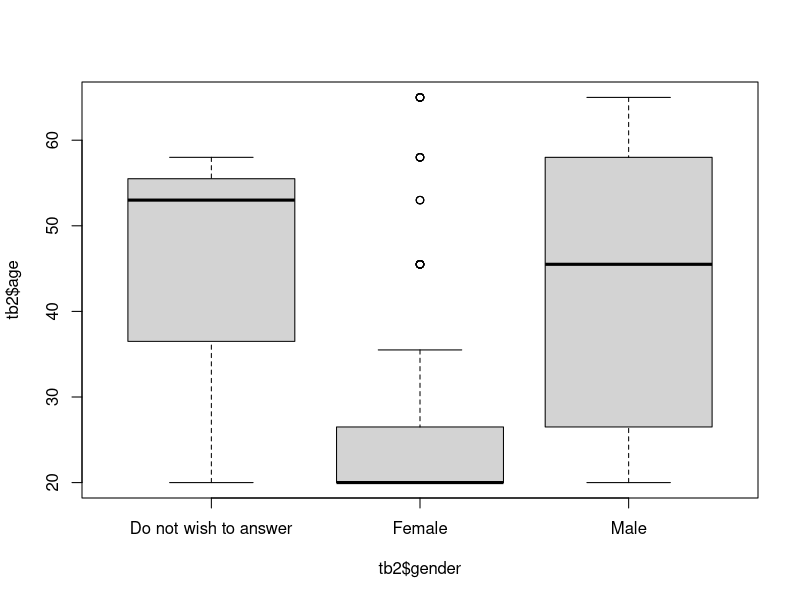
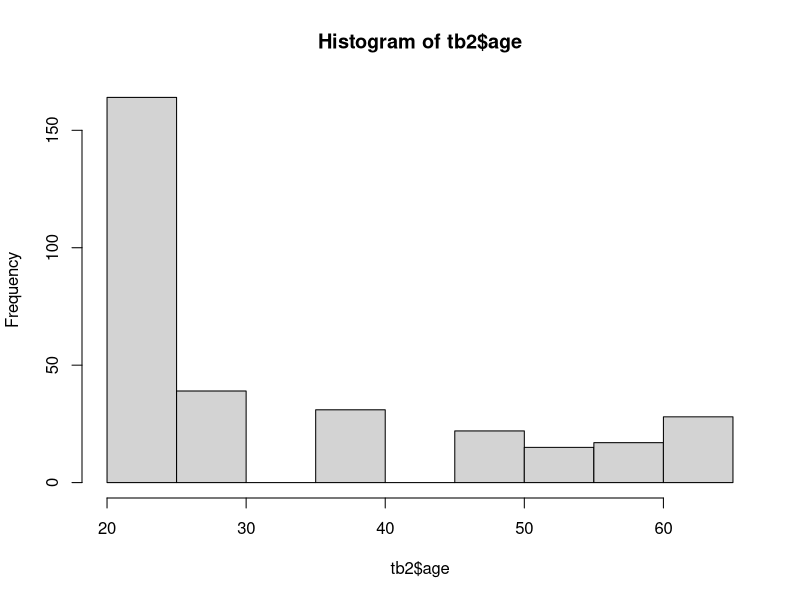
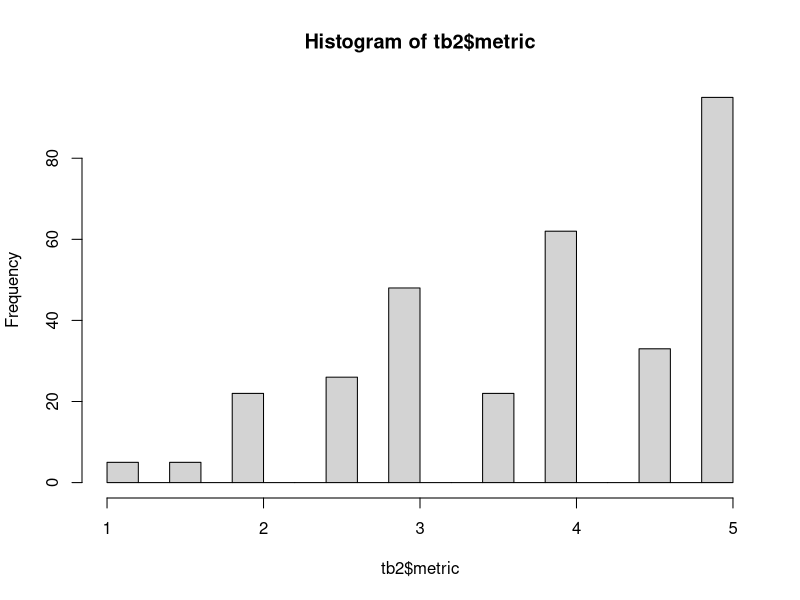
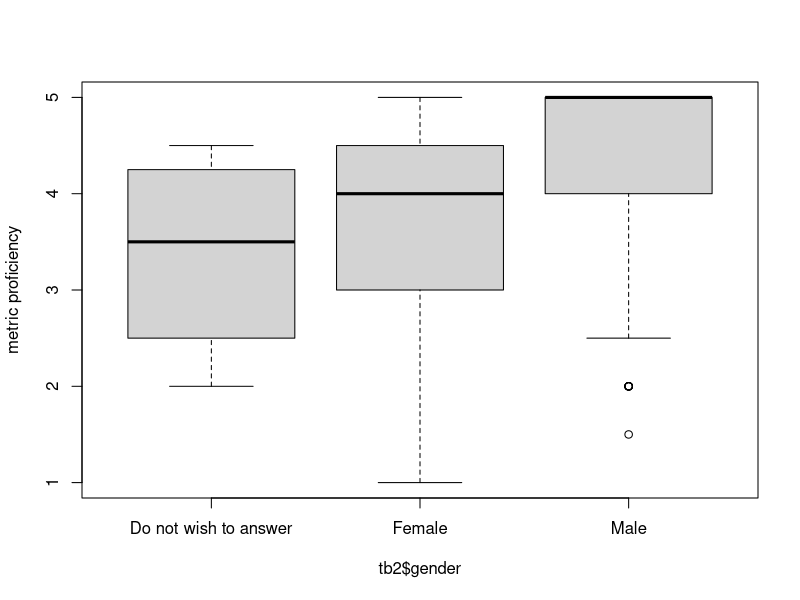
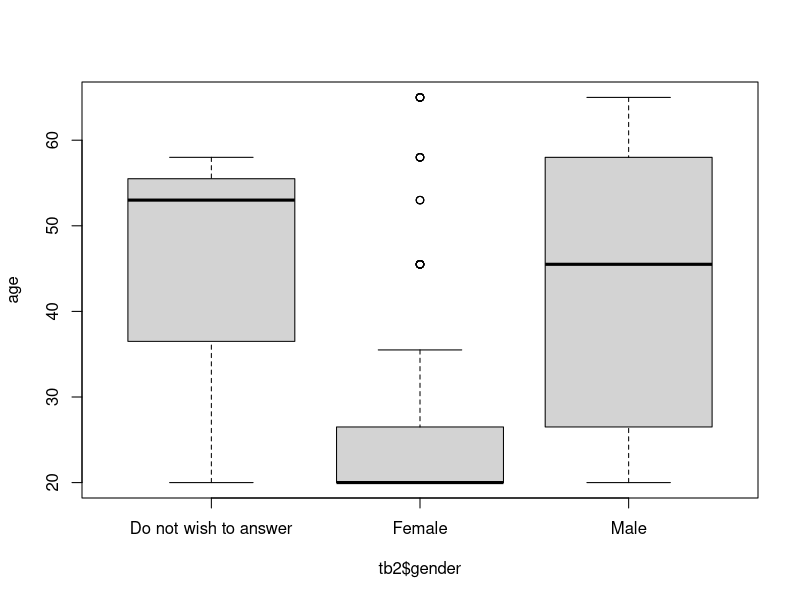
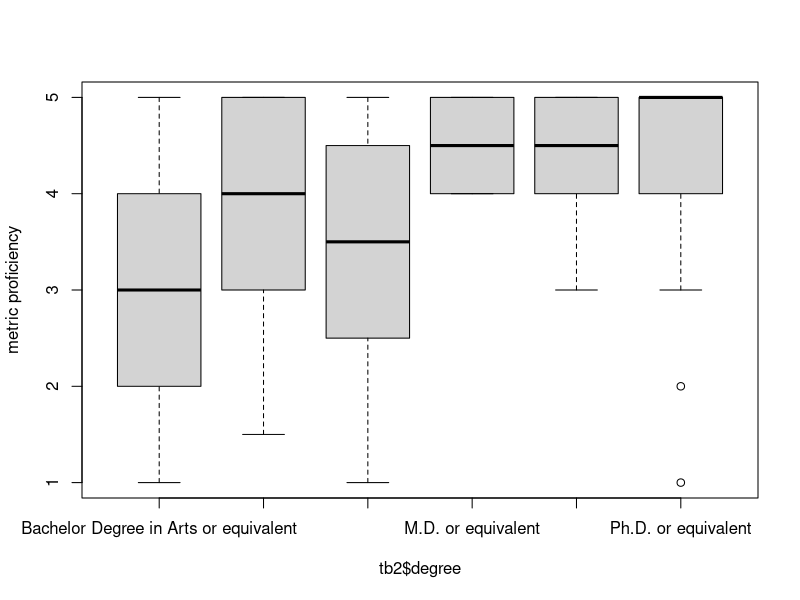
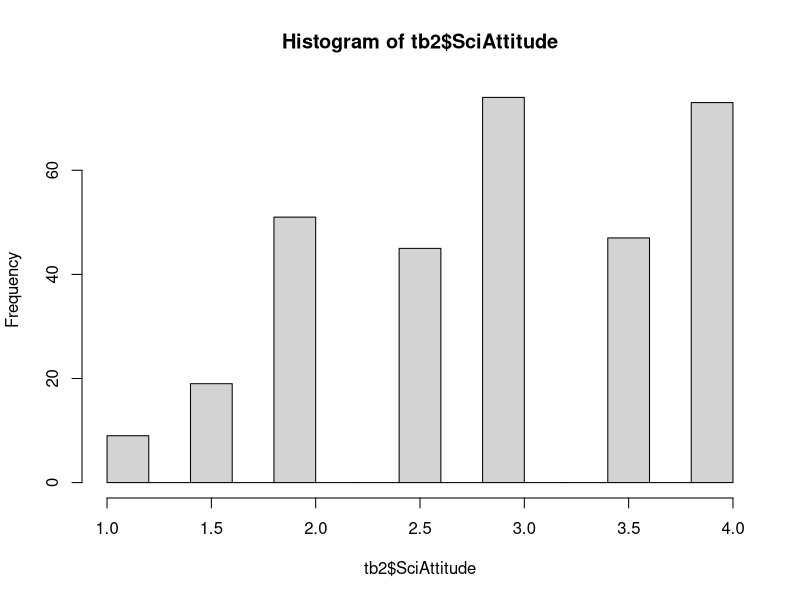
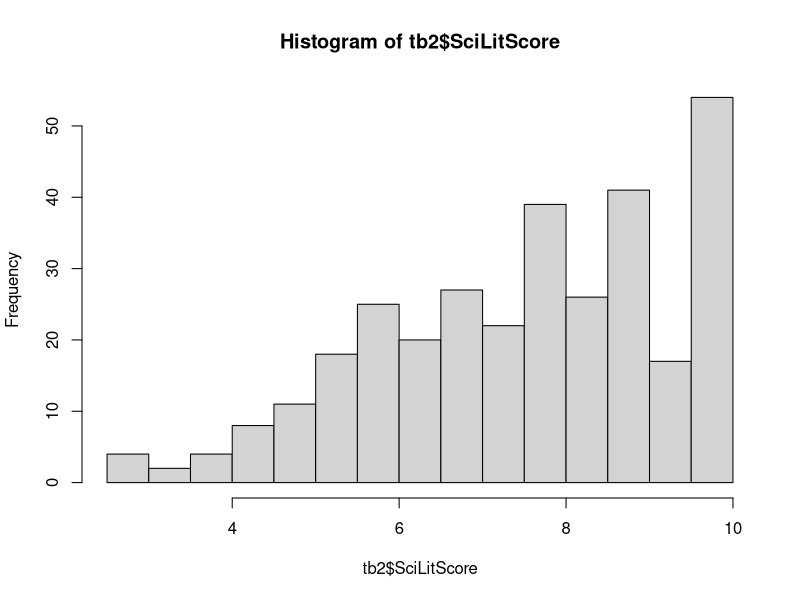

Generate these figures, in order, with R: (Note: this script raises an error after producing the figures.)
#2014 March 26
# Analysis of survey data for metrics, scientific literacy and attitude
# Hong Qin

#First, please change your working directory to the current one.
# On Mac, "Session"->"Setting working directory" -> "Source file location" 
# On Windows, "Tools"->"Setting working directory" ->"To Source file location". 

# You can see files in the current working directory
list.files()

#Read the survey data in csv format
# colClass specify that all columns will be treated as characters for now. 
tb.ori = read.csv("metric_survey_data.csv", colClass=rep("character", 24))
?str
str(tb.ori); 
tb.ori$Timestamp

tb = tb.ori  #make a copy because we will modify the table. 


names(tb.ori)
?names
#rename the columns with shortter names for convenience 
names(tb) = c("time","gender", "age", "degree", "country", "light", "shaq", "fossil", "kilo", "mm", 
        "food","inseam", "weather","electronCharge","earlyHuman", 
        "laser", "continents", "antibiotics", "electronSize","earthCenter",
        "religiousView","dailyLife","SciOnLife", "SciEffect")
str(tb)

#visual check of the renaming. 
# cbind is to combine columns. 
# substr is to take a portion of string variables.  
cbind (names(tb), substr(names(tb.ori), 1, 20))
?cbind

tb[1:5, 2:3]
#correct some input errors
# If there is no input of 'age'
tb$age[is.na(tb$age)] = 'Do not wish to answer'
table(tb$age)
?table
# If there is no input of 'gender'

tb$degree [is.na(tb$degree)] = 'Do not wish to answer'
table(tb$degree)


tb$gender[tb$gender=='']='Do not wish to answer'
table(tb$gender)


# dealing with missing values, add 'NA' to empty answers
# nested for-loops
for( i in 5:length(tb[, 1])) {  #outter for-loop 
  for( j in 5:length(tb[1, ])) {  #inner for-loop
    print( paste("i=", i, "j=", j) )
  }
}

for( i in 5:length(tb[, 1])) {  #outter for-loop 
  for( j in 5:length(tb[1, ])) {  #inner for-loop
    if ( is.na(tb[i, j]) ) {
      # do nothing
    } else if (tb[i,j]=='') {
      tb[i,j] = NA
    } 
  }
}





##### create a second table, convert character values to numerical values
tb2 = tb[,c(2,4,5)]  #this is the score table
head(tb2)

#calculate the average age for each category

?grep
tb2$age = NA
tb2$age[grep("18-22", tb$age)] = 18/2 + 22/2
tb2$age[grep("23-30", tb$age)] = 23/2 + 30/2
tb2$age[grep("31-40", tb$age)] = 31/2 + 40/2
tb2$age[grep("41-50", tb$age)] = 41/2 + 50/2
tb2$age[grep("51-55", tb$age)] = 51/2 + 55/2
tb2$age[grep("56-60", tb$age)] = 56/2 + 60/2
tb2$age[grep("More than 60 years", tb$age)] = 65
table(tb$age)
table(tb2$age)
summary(tb2$age)

#Visualize the data
table(tb2$age, tb2$gender)
boxplot( tb2$age ~ tb2$gender)

#histogram of age
hist(tb2$age)

###country 
table( tb$country )  #All the inputed 'countries'
tb2$country = 0  #for non-USA countries
tb2$country[tb$country=='United States'] = 1
table( tb2$country )

#have a look at some entries
head(tb2)

#double-check the columns
names(tb2)

######################
# The survey contains by 3 categories of questions
# 1) Metric proficiency
# 2) Scientific literacy
# 3) Attitude toward science
# We will calculate the score of each categoriy separately and then apply regressions. 

### Here are the columns for the 3 categories
metrics = c("shaq", "kilo", "mm", "inseam", "weather")
sciLiteracy = c("light", "fossil", "food", "electronCharge", 
                "earlyHuman", "laser", "continents", "antibiotics",
                "electronSize", "earthCenter")
sciAttitude = c("religiousView", "dailyLife", "SciOnLife", "SciEffect")

########calculate the metric scores
tb2$shaq = 0.5
tb2$shaq[ tb$shaq=='Yes' ] = 1
tb2$shaq[ tb$shaq=='No' ] = 0
table(tb2$shaq)

tb2$kilo = 0
tb2$kilo[ tb$kilo=='1000 x' ] = 1
table(tb2$kilo)

tb2$mm=0
tb2$mm[ tb$mm==0.145 ] = 1
table(tb2$mm)
table(tb$mm)

tb2$inseam = 0.5
tb2$inseam[tb$inseam=="This person is short"] = 1
tb2$inseam[tb$inseam=="This person is tall"] = 0
table(tb2$inseam)

tb2$weather = 0.5
tb2$weather[tb$weather=="A Short sleeve shirt"] = 1
tb2$weather[tb$weather=="A winter coat"] = 0
table(tb$weather)
table(tb2$weather)

######### summarize the metric proficiency score
#metrics = c("shaq", "kilo", "mm", "inseam", "weather")
#metric total score
tb2$metric = apply( tb2[, metrics], MARGIN=1, FUN=sum )
hist(tb2$metric, br=20)


#Do females tend to be less profient in metric usage? 
boxplot( tb2$metric ~ tb2$gender, ylab="metric proficiency" )

t.test(tb2$metric[tb2$gender=='Female'], tb2$metric[tb2$gender=='Male'])
#Does this mean that females are more uncomfortable with metric usage?

# Female participants tend to be younger
boxplot( tb2$age ~ tb2$gender, ylab='age')

# More female participants with Bachelor degrees
table( tb2$gender, tb2$degree )

boxplot( tb2$metric ~ tb2$degree, ylab='metric proficiency')

# Multiple regression
m1 = lm( tb2$metric ~ tb2$degree )
summary(m1)

m2 = lm( tb2$metric ~ tb2$age )
summary(m2)

m3 = lm( tb2$metric~ tb2$gender + tb2$degree + tb2$age )
summary(m3)


#######calcualte the science attitude scores
#sciAttitude = c("religiousView", "dailyLife", "SciOnLife", "SciEffect")
# "My religious views are more important than scientific views
tb2$religiousView = 0.5
tb2$religiousView[grep("No", tb$religiousView)] = 1
tb2$religiousView[grep("Yes", tb$religiousView)] = 0
table(tb2$religiousView)
table(tb$religiousView)

# "For me, in my daily life, it is not important to know about science"
tb2$dailyLife = 0.5
tb2$dailyLife[ tb$dailyLife=='TRUE' ] = 0
tb2$dailyLife[ tb$dailyLife=='FALSE' ] = 1
table(tb2$dailyLife)

# "Science and technology are making our lives healthiers, easiers and more comfortable."
tb2$SciOnLife = 0.5
tb2$SciOnLife[ tb$SciOnLife=='TRUE' ] = 1
tb2$SciOnLife[ tb$SciOnLife=='FALSE' ] = 0
table(tb2$SciOnLife)

# "The benefits of sciences are greaters than any harmful effects that it may have."
tb2$SciEffect = 0.5
tb2$SciEffect[ tb$SciEffect=='TRUE' ] = 1
tb2$SciEffect[ tb$SciEffect=='FALSE' ] = 0
table( tb2$SciEffect )

#sciAttitude = c("religiousView", "dailyLife", "SciOnLife", "SciEffect")
#Attitude total score
tb2$SciAttitude = apply( tb2[, sciAttitude], MARGIN=1, FUN=sum)
hist(tb2$SciAttitude, br=20)


###########calculate scientific literacy
#sciLiteracy = c("light", "fossil", "food", "electronCharge", 
#                "earlyHuman", "laser", "continents", "antibiotics", "electronSize", "earthCenter")
tb2$light = 0.5
tb2$light[ tb$light=='TRUE' ] =1
tb2$light[ tb$light=='Wrong' ] =0
table(tb$light)
table(tb2$light)

tb2$fossil = 0.5
tb2$fossil[ tb$fossil=='6 million and 5 years old' ] = 0
tb2$fossil[grep('Still', tb$fossil)] = 1;
table(tb$fossil)
table(tb2$fossil)

tb2$food = 0.5
tb2$food[ tb$food=='Dis-agree' ] = 1
tb2$food[grep('Agree', tb$food)] = 0; 
table(tb$food)
table(tb2$food)

tb2$electronCharge = 0
tb2$electronCharge[grep('Positive', tb$electronCharge)] = 1; 
table(tb$electronCharge)
table(tb2$electronCharge)

tb2$earlyHuman = 0.5
tb2$earlyHuman[grep('TRUE', tb$earlyHuman)] = 0; 
tb2$earlyHuman[grep('FALSE', tb$earlyHuman)] = 1; 
table(tb$earlyHuman)
table(tb2$earlyHuman)

tb2$earlyHuman = 0.5
tb2$earlyHuman[grep('TRUE', tb$earlyHuman)] = 0; 
tb2$earlyHuman[grep('FALSE', tb$earlyHuman)] = 1; 
table(tb$earlyHuman)
table(tb2$earlyHuman)

tb2$laser = 0.5
tb2$laser[grep('TRUE', tb$laser)] = 0; 
tb2$laser[grep('FALSE', tb$laser)] = 1; 
table(tb$laser)
table(tb2$laser)

tb2$continents = 0.5
tb2$continents[grep('TRUE', tb$continents)] = 1; 
tb2$continents[grep('FALSE', tb$continents)] = 0; 
table(tb$continents)
table(tb2$continents)

tb2$antibiotics = 0.5
tb2$antibiotics[grep('TRUE', tb$antibiotics)] = 0; 
tb2$antibiotics[grep('FALSE', tb$antibiotics)] = 1; 
table(tb$antibiotics)
table(tb2$antibiotics)

tb2$electronSize = 0.5
tb2$electronSize[grep('True', tb$electronSize)] = 1; 
tb2$electronSize[grep('FALSE', tb$electronSize)] = 0; 
table(tb$electronSize)
table(tb2$electronSize)

tb2$earthCenter = 0.5
tb2$earthCenter[grep('TRUE', tb$earthCenter)] = 1; 
tb2$earthCenter[grep('FALSE', tb$earthCenter)] = 0; 
table(tb$earthCenter)
table(tb2$earthCenter)

#sciLiteracy = c("light", "fossil", "food", "electronCharge", 
#                "earlyHuman", "laser", "continents", "antibiotics", "electronSize", "earthCenter")

tb2$SciLitScore = apply( tb2[, sciLiteracy], MARGIN=1, FUN=sum ) #by row
hist(tb2$SciLitScore, br=20)


#########################
## regression analyses
#summary(tb); str(tb)

#remove rows with missing age from analysis. Missing age can cause bugs in anova model comparisons. 
tb2 = tb2[!is.na(tb2$age), ] 

summary(tb2)
str(tb2); 

pairs(tb2[, c("metric", "SciLitScore", "SciAttitude")])
summary(lm(tb2$SciLitScore ~ tb2$metric )) #significant
summary(lm(tb2$SciAttitude ~ tb2$metric )) #significant
summary(lm(tb2$SciAttitude ~ tb2$SciLitScore )) #significant
summary(lm(tb2$SciAttitude ~ tb2$age )) #significant
summary(lm(tb2$metric ~ tb2$age )) #significant

summary(lm(tb2$SciAttitude ~ tb2$SciLitScore + tb2$metric )) #significant
## metric -> SciAttitude and SciLitScore


summary(lm(tb2$SciAttitude ~ tb2$metric + tb2$age + tb2$gender + tb2$country  )) #only metric is significant
summary(lm(tb2$SciLitScore ~ tb2$metric + tb2$age + tb2$gender + tb2$country  )) #only metric is significant

summary(lm(tb2$SciLitScore ~ tb2$country)) #p=0.0009, but seems due to metric?  
summary(lm(tb2$SciLitScore ~ tb2$metric + tb2$country  )) #only metric is significant

summary(lm(tb2$SciAttitude ~ tb2$country)) #p=0.0127, but seems due to metric?  
summary(lm(tb2$SciAttitude ~ tb2$country + tb2$metric)) #country not significant when controled for metric 


plot( tb2$SciLitScore ~ jitter(tb2$metric), xlab='Metric Proficiency', ylab='Scientific Literacy', ylim=c(2,10) )
m1 = lm(tb2$SciLitScore ~ tb2$metric )
abline(m1, col='red')
summary(m1)
text(2, 2.5, "SciLit ~ Metric, R2=0.26, p<0.001", col="red", pos=4)
#abline(m2, col='blue')
summary(m2)
m2 = lm(tb2$SciLitScore ~ tb2$metric + tb2$age)
anova(m1, m2)
m3 = lm(tb2$SciLitScore ~ tb2$metric + tb2$age + tb2$gender)
summary(m3)
anova(m2,m3)
m4 = lm(tb2$SciLitScore ~ tb2$metric + tb2$age + tb2$country)
anova(m2, m4)
#text(2, 2, "SciLit ~ Metric + Age, R2=0.29, p=2.8E-14", col="blue", pos=4)

plot( tb2$SciAttitude ~ jitter(tb2$metric), ylim=c(0.5,4), xlab='Metric Proficiency', ylab='Attitude toward Science' )
m1 = lm( tb2$SciAttitude ~ tb2$metric )
m2 = lm( tb2$SciAttitude ~ tb2$metric + tb2$age )
abline(m1, col='red')
abline(m2, col='blue')
summary(m1)
summary(m2)
anova(m1, m2)
text(2, 0.9, "SciAttitude ~ Metric , R2=0.18, p=1.0E-9", col="red", pos=4)
text(2, 0.7, "SciAttitude ~ Metric + Age, R2=0.24, p=4.7E-12", col="blue", pos=4)

plot( tb2$SciAttitude ~ jitter(tb2$age), ylab='Attitude toward Science', xlab='Age')
m2 = lm( tb2$SciAttitude ~ tb2$age + tb2$metric)
abline(m2, col='blue')
text(30, 1.7, "SciAttitude ~ Metric + Age, R2=0.24, p=4.7E-12", col="blue", pos=4)

summary(lm(tb2$SciAttitude ~ tb2$metric + tb2$age + tb2$gender + tb2$country  )) #age is signicant!!!

#but this might be a bias in the sample
# 1) there is many faculty
# 2) people took the sample may be interested in the metric and science at the first place?!
summary(lm(tb2$SciAttitude ~ tb2$metric + tb2$age + tb2$gender + tb2$country + tb2$degree  )) #age is signicant!!!

summary(lm(tb2$SciAttitude ~ tb2$SciLitScore))
summary(lm(tb2$SciAttitude ~ tb2$SciLitScore + tb2$metric))

boxplot( tb2$SciAttitude ~ tb2$country )
boxplot( tb2$SciLitScore ~ tb2$country )
boxplot( tb2$metric ~ tb2$country )

boxplot( tb2$SciLitScore ~ tb2$age )
boxplot( tb2$SciAttitude ~ tb2$age )
boxplot( tb2$metric ~ tb2$age )

###########
# remove phD from the samples
#
summary(tb2[, 1:5])
tb3 = tb2[ - grep('Ph.D.', tb2$degree)  , ]
summary(tb3)
summary(lm(tb3$SciAttitude ~ tb3$metric + tb3$age + tb3$gender + tb3$country + tb3$degree  )) 
#age is still signicant after PhD are removed from the sample


########Write an R function to do two-sample test.  For large sample size, exact test is unnecessary. 
testTwoFactorTb2 = function( fac1, fac2) {
  tbTwo = table( tb2[,fac1], tb2[,fac2] )
  print(tbTwo)
  f = fisher.test(tbTwo)
  #f = chisq.test(tbTwo)
}

#metrics = c("shaq", "kilo", "mm", "inseam", "weather")
#sciLiteracy = c("light", "fossil", "food", "electronCharge", 
#                "earlyHuman", "laser", "continents", "antibiotics", "electronSize", "earthCenter")
#sciAttitude = c("religiousView", "dailyLife", "SciOnLife", "SciEffect")

f = testTwoFactorTb2( "shaq", "religiousView"); f
f = testTwoFactorTb2( "shaq", "dailyLife"); f
f = testTwoFactorTb2( "shaq", "SciOnLife"); f

f = testTwoFactorTb2( "shaq", "SciEffect"); f #significant effect!!!!
f = testTwoFactorTb2( "kilo", "SciEffect"); f #significant effect!!!
f = testTwoFactorTb2( "mm", "SciEffect"); f #significant effect!!!
f = testTwoFactorTb2( "inseam", "SciEffect"); f #significant effect!!!
f = testTwoFactorTb2( "weather", "SciEffect"); f #p=0.078
f = testTwoFactorTb2( "country", "SciEffect"); f #p=0.24

summary(lm(tb2$SciEffect ~ tb2$kilo + tb2$country + tb2$gender + tb2$age + tb2$degree )) #significant kilo 
summary(lm(tb2$SciOnLife ~ tb2$kilo + tb2$country + tb2$gender + tb2$age + tb2$degree )) #no effect
summary(lm(tb2$religiousView ~ tb2$kilo + tb2$country + tb2$gender + tb2$age + tb2$degree )) #age effect
summary(lm(tb2$dailyLife ~ tb2$kilo + tb2$country + tb2$gender + tb2$age + tb2$degree )) #gender

summary(lm(tb2$religiousView ~ tb2$kilo + tb2$country + tb2$gender + tb2$age + tb2$degree )) #significant age, gender 
summary(lm(tb2$SciOnLife ~ tb2$kilo + tb2$country + tb2$gender + tb2$age + tb2$degree )) #no effect
summary(lm(tb2$dailyLife ~ tb2$kilo + tb2$country + tb2$gender + tb2$age + tb2$degree )) #gender effect, education

summary(lm(tb2$SciEffect ~ tb2$mm + tb2$country + tb2$gender + tb2$age + tb2$degree )) #no effect
summary(lm(tb2$SciEffect ~ tb2$inseam + tb2$country + tb2$gender + tb2$age + tb2$degree )) #random
summary(lm(tb2$SciEffect ~ tb2$shaq + tb2$country + tb2$gender + tb2$age + tb2$degree )) #p=0.066 shaq
summary(lm(tb2$SciEffect ~ tb2$weather + tb2$country + tb2$gender + tb2$age + tb2$degree )) #no effect


f = testTwoFactorTb2("country", "shaq")
f

f = testTwoFactorTb2( "country", "shaq")
f


